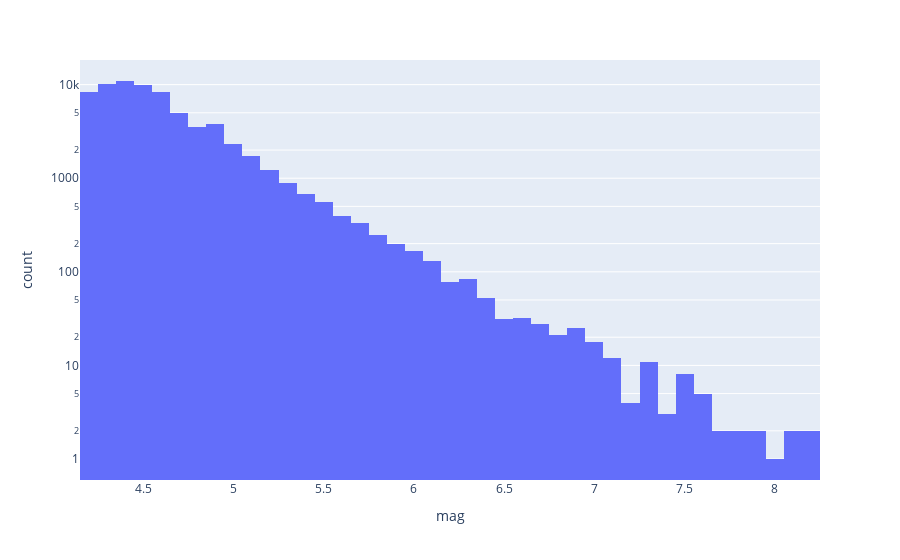

The code cell stored with this chart in its notebook:
### Code cell
fig1 = px.histogram(data_frame = df_eq, x = 'mag', log_y=True, nbins=50)
fig1.show()

### Figure 1 — Plotly figure (JSON) as saved in the notebook; plotly's stock layout.template omitted (floating-point values rounded to 4 significant figures; data arrays with more than 128 entries replaced by an {"elided": "..."} marker saying what was removed)
{"data": [{"alignmentgroup": "True", "bingroup": "x", "hovertemplate": "mag=%{x}<br>count=%{y}<extra></extra>", "legendgroup": "", "marker": {"color": "#636efa", "pattern": {"shape": ""}}, "name": "", "nbinsx": 50, "offsetgroup": "", "orientation": "v", "showlegend": false, "type": "histogram", "x": {"elided": "69357 float values"}, "xaxis": "x", "yaxis": "y"}], "layout": {"barmode": "relative", "legend": {"tracegroupgap": 0}, "margin": {"t": 60}, "xaxis": {"anchor": "y", "domain": [0, 1], "title": {"text": "mag"}}, "yaxis": {"anchor": "x", "domain": [0, 1], "title": {"text": "count"}, "type": "log"}}}
